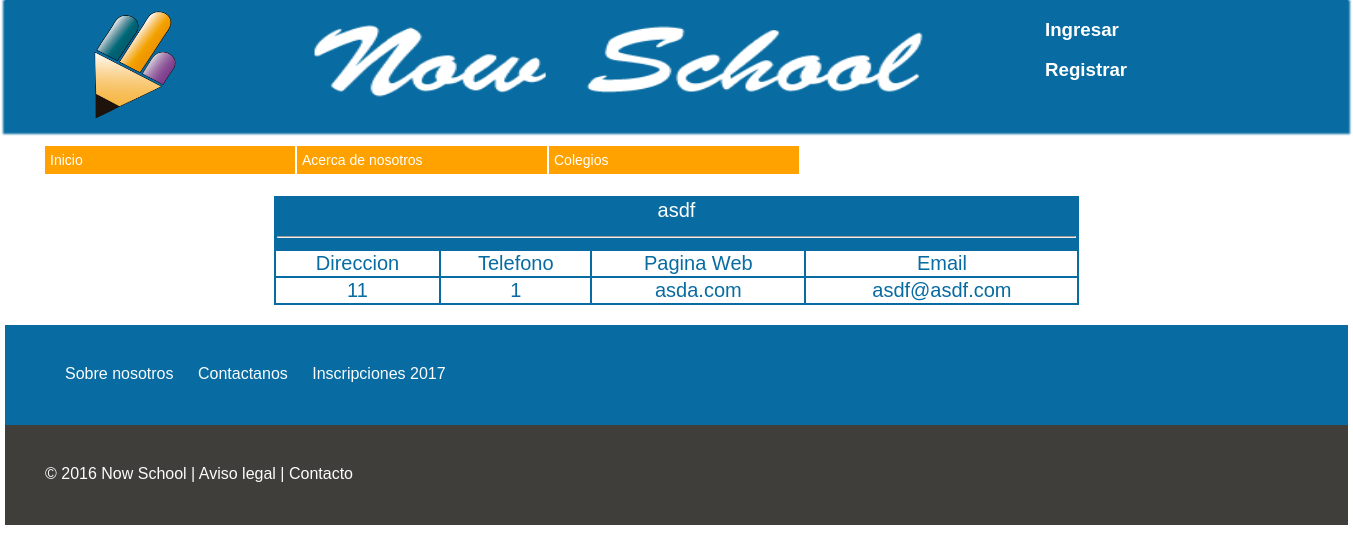
Page /ver_colegioadministrador.php on the committed database.
### tables this page shows
CREATE TABLE `colegios` (
  `id_colegio` int(11) NOT NULL AUTO_INCREMENT,
  `codigonit` int(15) DEFAULT NULL,
  `nombre` varchar(30) DEFAULT NULL,
  `direccion` varchar(50) DEFAULT NULL,
  `telefono` int(15) DEFAULT NULL,
  `pagina_web` varchar(30) DEFAULT NULL,
  `email` varchar(30) DEFAULT NULL,
  `id_localidad` int(11) NOT NULL,
  PRIMARY KEY (`id_colegio`)
);

### database/utilidades_sql.php (called while the page is built, shortened)
<?php
$MySqli = new MySqli (DB_HOST,DB_USER,DB_PASSWORD,DB_DATABASE);
mysqli_set_charset($MySqli, 'utf8');
function get_colegio ($colegio)
{
	global $MySqli;
	$sql = "SELECT * FROM colegios ORDER BY id_colegio DESC ";
	return $MySqli -> query($sql);
}
 ?>

### ver_colegioadministrador.php (the view)
<?php
include_once ('php/header.inc');
?>
<?php
include_once('database/utilidades_sql.php');
$result = get_colegio ($_SESSION['email']);
?>
<div id="contenedor_vista_colegio">
    <div class="vista_colegio">
    <?php while ($datos_colegio = $result -> fetch_assoc()) {
?>
    <form action="ver_cupo.php">
	<table class="formatabla" >
	    <tr>
		    <td colspan="4" align ="center"><?php
	    		echo $datos_colegio['nombre'];
	    		?>
	    	</td>
	    </tr>
	    <tr>
	    		<td colspan="4">
	    		<hr>
	    		</td>
	    </tr>
	    <tr class='formatablatr0' align="center">
	    	<td>Direccion</td>
	    	<td>Telefono</td>
	    	<td>Pagina Web</td>
	    	<td>Email</td>
	    </tr>
    <?php
        echo "<tr class='formatablatr0'>
	        <td>".$datos_colegio['direccion']."</td>
	        <td>".$datos_colegio['telefono']."</td>
	        <td>".$datos_colegio['pagina_web']."</td>
			<td>".$datos_colegio['email']."</td>
		    </tr>";
?>
	</table>
	</form>
<?php } ?>
 </div>
</div>
<?php
include_once ('php/footer.inc');
?>

### css/estilo.css (style rules this page uses)
body { margin: auto; width: 1343px; font-family: helvetica; }
.formatabla { width: 60%; background-color:#086CA2; color:white; margin: auto; }
.formatablatr0 { color: #086CA2; background-color: white; text-align: center; }
.vista_colegio { width: 100%; color:black; margin: auto; }
#contenedor_vista_colegio { width: 100%; color: black; font-size: 20px; margin: auto; }

### rows in the picture
colegios: nombre "asdf", direccion "11", telefono "1", pagina_web "asda.com", email "asdf@asdf.com"
